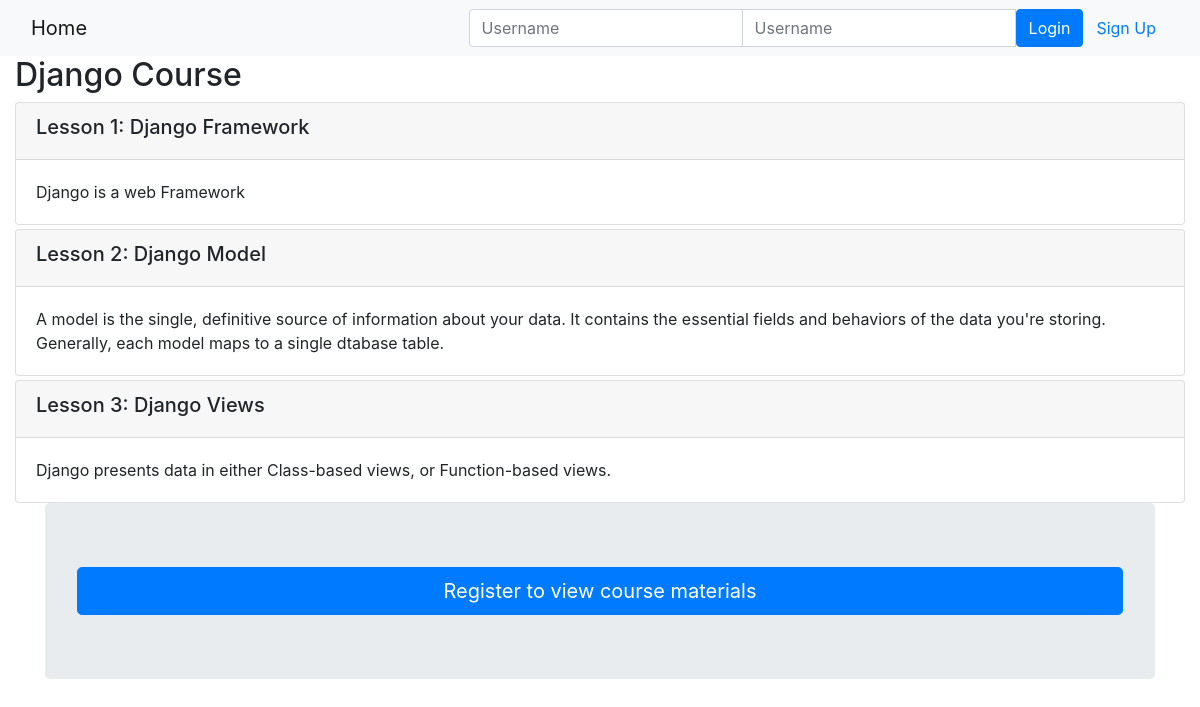
Page /onlinecourse/1/ on the committed database.
### onlinecourse/models.py (models this page shows, shortened)
class Course(models.Model):
    name = models.CharField(null=False, max_length=30, default='online course')
    image = models.ImageField(upload_to='course_images/')
    description = models.CharField(max_length=1000)
    pub_date = models.DateField(null=True)
    instructors = models.ManyToManyField(Instructor)
    users = models.ManyToManyField(settings.AUTH_USER_MODEL, through='Enrollment')
    total_enrollment = models.IntegerField(default=0)
    is_enrolled = False

class Lesson(models.Model):
    title = models.CharField(max_length=200, default="title")
    order = models.IntegerField(default=0)
    course = models.ForeignKey(Course, on_delete=models.CASCADE)
    content = models.TextField()

### onlinecourse/views.py (the view)
# urls.py: path('<int:pk>/', views.CourseDetailView.as_view(), name='course_details'),
class CourseDetailView(generic.DetailView):
    model = Course
    template_name = 'onlinecourse/course_detail_bootstrap.html'

### onlinecourse/templates/onlinecourse/course_detail_bootstrap.html (shortened to what this page needs)
<!DOCTYPE html>
<html lang="en">
<head>
     {% load static %}
    <link rel="stylesheet" href="https://maxcdn.bootstrapcdn.com/bootstrap/4.5.2/css/bootstrap.min.css">
</head>
<body>
    <nav class="navbar navbar-light bg-light">
        <div class="container-fluid">
            <div class="navbar-header">
                  <a class="navbar-brand" href="{% url 'onlinecourse:index' %}">Home</a>
            </div>
            <ul class="nav navbar-nav navbar-right">
                {% if user.is_authenticated %}
                <li>
                    <a class="btn btn-link" href="#">{{ user.first_name }}({{ user.username }})</a>
                    <a class="btn btn-link" href="{% url 'onlinecourse:logout' %}">Logout</a>
                </li>
                {% else %}
                <li>
                    <form class="form-inline" action="{% url 'onlinecourse:login' %}" method="post">
                        <div class="input-group">
                            <input type="text" class="form-control" placeholder="Username" name="username" >
                            <input type="password" class="form-control" placeholder="Username" name="psw" >
                            <button class="btn btn-primary" type="submit">Login</button>
                            <a class="btn btn-link" href="{% url 'onlinecourse:registration' %}">Sign Up</a>
                        </div>
                    </form>
                </li>
                {% endif %}
            </ul>
        </div>
    </nav>
    <div class="container-fluid">
            <h2>{{ course.name }}</h2>
                <div class="card-columns-vertical">
                    {% for lesson in course.lesson_set.all %}
                        <div class="card mt-1">
                            <div class="card-header"><h5>Lesson {{lesson.order|add:1}}: {{lesson.title}}</h5></div>
                            <div class="card-body">{{lesson.content}}</div>
                        </div>
                    {% endfor %}
                </div>
            {% if user.is_authenticated %}
                <button class="btn btn-primary btn-block" data-toggle="collapse" data-target="#exam">Start Exam</button>
                <div id="exam" class="collapse" data-parent="#questionform">
                    <form  id="questionform" action="{% url 'onlinecourse:submit' course.id %}" method="post">
                                <div class="card mt-1">
                                    {% for question in course.question_set.all %}
                                    <div class="card-header"><h5>{{ question.question_text}}</h5></div>
                                    {% csrf_token %}
                                    <div class="form-group">
                                       {% for choice in question.choice_set.all %}
                                        <div class="form-check">
                                            <label class="form-check-label">
                                                <input type="checkbox" name="choice_{{choice.id}}"
                                                       class="form-check-input" id="{{choice.id}}"
                                                       value="{{choice.id}}">{{ choice.choice_text }}
                                            </label>
                                        </div>
                                        {% endfor %}
                                    </div>
                                    {% endfor %}
                                </div>
                            <input class="btn btn-success btn-block" type="submit" value="Submit">
                    </form>
                </div>
            {% else %}
            <div class="container text-center">
                <div class="jumbotron">
                    <a type="button" class="btn btn-primary btn-lg btn-block" href="{% url 'onlinecourse:registration' %}">Register to view course materials</a>
                </div>
            </div>
            {% endif %}
    </div>
</body>
</html>

### rows in the picture
Course: name "Django Course"
Lesson: order|add "1", title "Django Framework", content "Django is a web Framework"
Lesson: order|add "2", title "Django Model", content "A model is the single, definitive source of information about your data. It contains the essential fields and behaviors of the data you're storing. Generally, each model maps to a single dtabase table."
Lesson: order|add "3", title "Django Views", content "Django presents data in either Class-based views, or Function-based views."
